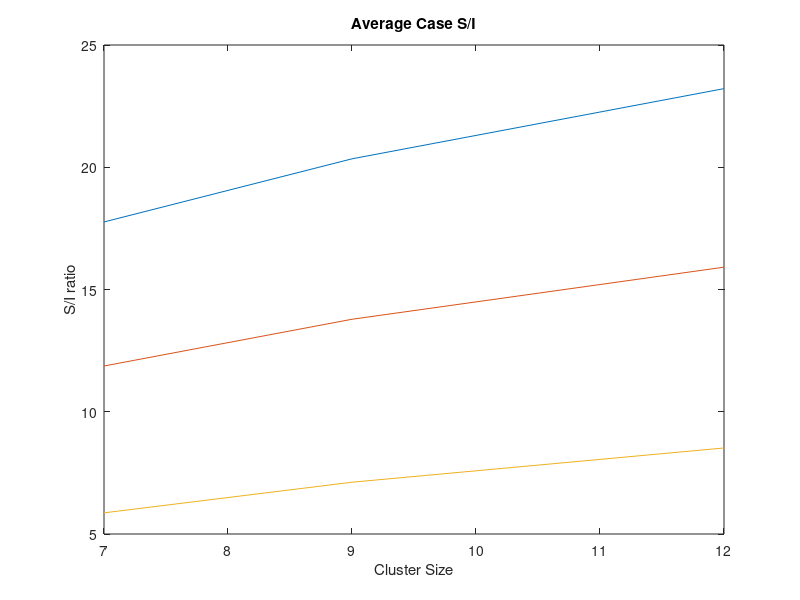

Write the MATLAB code that produced this figure.
clc;
clear all;

k = [7, 9, 12];
n = [4, 3, 2];

for i = 1:3
    for j = 1:3
        q(i,j) = sqrt(3 * k(i)); % Stored as matrix only to display later :!
        sir(i, j) = 1/ ((2 * (q(i, j) + 1))^(-n(j)) +
                        (2 * (q(i, j))^(-n(j))) + 
                        (2 * (q(i, j) - 1)^(-n(j))));
        sir_db(i, j) = 10*log10(sir(i, j));
    end
end

disp("Q:"); disp(q);
disp("S/I:"); disp(sir);
disp("S/I(db): "); disp(sir_db);

plot(k, sir_db);
title("Average Case S/I");
xlabel("Cluster Size");
ylabel("S/I ratio");
